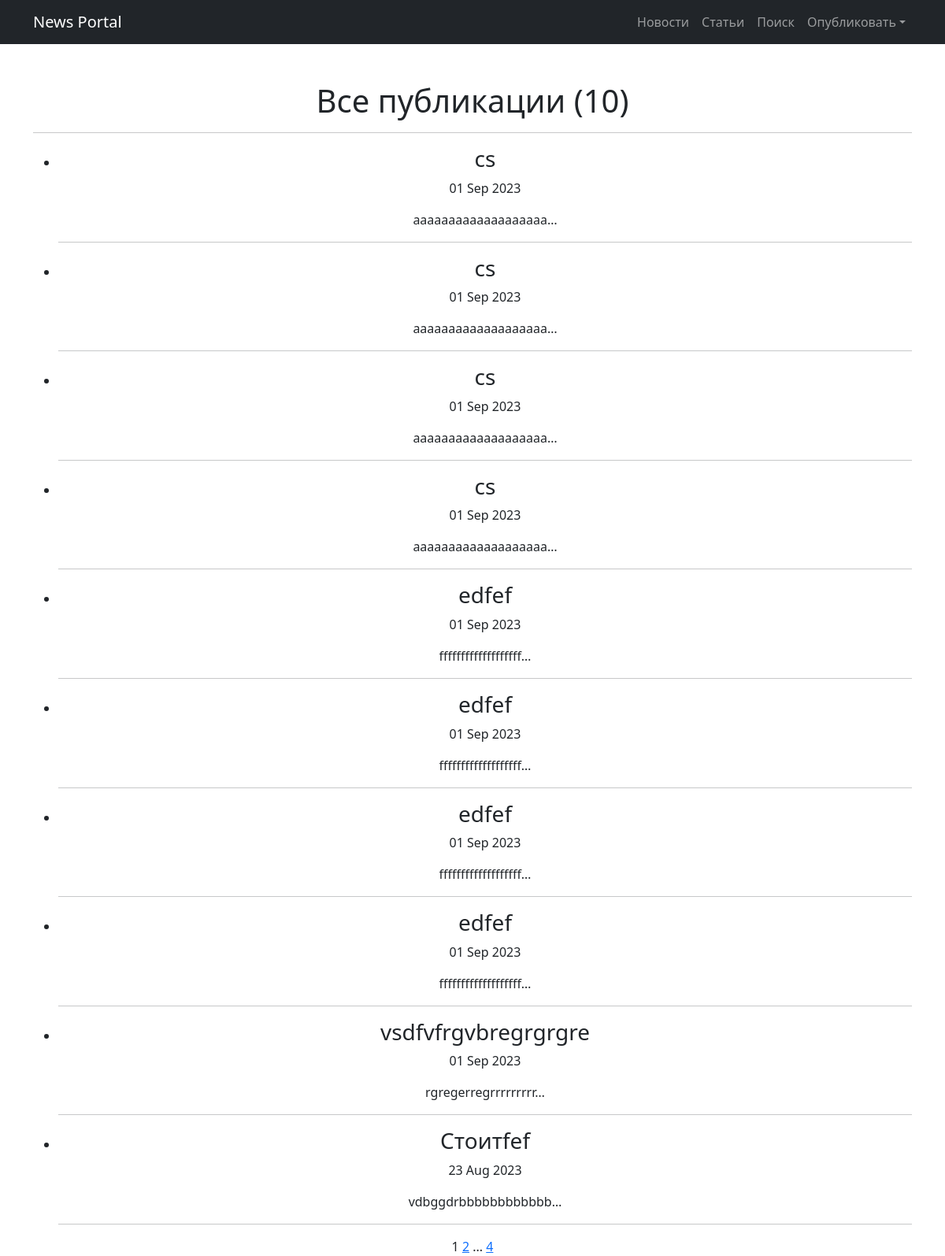
The app's page /posts/, older data.
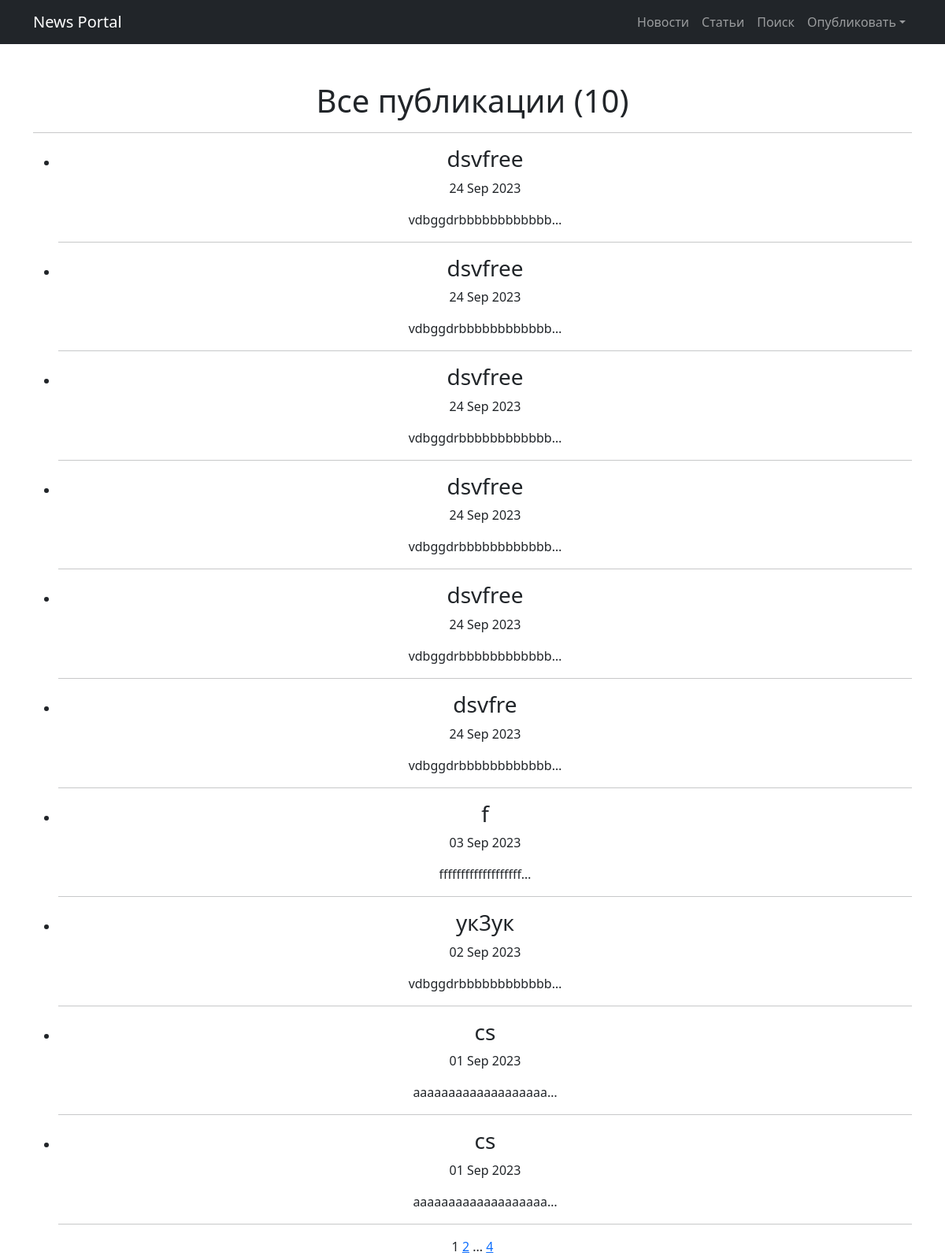
The same page, newer data.
### news/models.py (models this page shows, shortened)
class Post(models.Model):
    article = 'AR'
    news = 'NW'
    post_type = [
        (article, 'Статья'),
        (news, 'Новость')
    ]
    author = models.ForeignKey(Author, on_delete=models.PROTECT)
    type_post = models.CharField(max_length=2, choices=post_type)
    time_create = models.DateTimeField(auto_now_add=True)
    category = models.ManyToManyField(Category, through='PostCategory')
    header = models.CharField(max_length=150)
    text = models.TextField(default='Пост')
    rating = models.IntegerField(default=0)

### news/views.py (the view)
# urls.py: path('', cache_page(60)(Posts.as_view()), name='posts'),
class Posts(ListView):
    model = Post
    ordering = '-time_create'
    template_name = 'posts.html'
    context_object_name = 'posts'
    paginate_by = 10

### news/templatetags/my_filters.py (called while the page is built)
@register.filter()
def censor(text):
    censored_text = text
    bad_words = ['выходные', 'Выходные', 'синоптик', 'Синоптик', ]
    if type(text) is str:
        for bad_word in bad_words:
            censored_text = censored_text.replace(bad_word, bad_word[0] + '*' * (len(bad_word) - 1) + bad_word[-1])
    else:
        raise TypeError
    return censored_text

### templates/posts.html (shortened to what this page needs)
{% extends 'flatpages/default.html' %}\
{% load my_filters %}
{% block content %}
    <h1>Все публикации ({{posts|length}})</h1>
    <hr>
    {% if posts %}
        <ul>
            {% for post in posts %}
                <li>
                    <h3>{{ post.header|censor }}</h3>
                    <p>{{ post.time_create|date:'d M Y' }}</p>
                    <p>{{ post.text|truncatechars:20|censor }}</p>
                </li>
                <hr>
            {% endfor %}
        </ul>
    {% else %}
        <h2>Публикаций нет</h2>
    {% endif %}
   {{ page_obj.number }}
   {% if page_obj.has_next %}
       <a href="?page={{ page_obj.next_page_number }}">{{ page_obj.next_page_number }}</a>
       {% if paginator.num_pages != page_obj.next_page_number %}
           ...
           <a href="?page={{ page_obj.paginator.num_pages }}">{{ page_obj.paginator.num_pages }}</a>
       {% endif %}
   {% endif %}
{% endblock content %}

Row changes from the older to the newer data that the page shows:
no longer on this page (row unchanged): Post: header|censor "cs", time_create "01 Sep 2023", text|censor "aaaaaaaaaaaaaaaaaaa…"
no longer on this page (row unchanged): Post: header|censor "cs", time_create "01 Sep 2023", text|censor "aaaaaaaaaaaaaaaaaaa…"
no longer on this page (row unchanged): Post: header|censor "edfef", time_create "01 Sep 2023", text|censor "fffffffffffffffffff…"
no longer on this page (row unchanged): Post: header|censor "edfef", time_create "01 Sep 2023", text|censor "fffffffffffffffffff…"
no longer on this page (row unchanged): Post: header|censor "edfef", time_create "01 Sep 2023", text|censor "fffffffffffffffffff…"
no longer on this page (row unchanged): Post: header|censor "edfef", time_create "01 Sep 2023", text|censor "fffffffffffffffffff…"
no longer on this page (row unchanged): Post: header|censor "vsdfvfrgvbregrgrgre", time_create "01 Sep 2023", text|censor "rgregerregrrrrrrrrr…"
no longer on this page (row unchanged): Post: header|censor "Стоитfef", time_create "23 Aug 2023", text|censor "vdbggdrbbbbbbbbbbbb…"
added Post: header|censor "dsvfree", time_create "24 Sep 2023", text|censor "vdbggdrbbbbbbbbbbbb…"
added Post: header|censor "dsvfree", time_create "24 Sep 2023", text|censor "vdbggdrbbbbbbbbbbbb…"
added Post: header|censor "dsvfree", time_create "24 Sep 2023", text|censor "vdbggdrbbbbbbbbbbbb…"
added Post: header|censor "dsvfree", time_create "24 Sep 2023", text|censor "vdbggdrbbbbbbbbbbbb…"
added Post: header|censor "dsvfree", time_create "24 Sep 2023", text|censor "vdbggdrbbbbbbbbbbbb…"
added Post: header|censor "dsvfre", time_create "24 Sep 2023", text|censor "vdbggdrbbbbbbbbbbbb…"
added Post: header|censor "f", time_create "03 Sep 2023", text|censor "fffffffffffffffffff…"
added Post: header|censor "ук3ук", time_create "02 Sep 2023", text|censor "vdbggdrbbbbbbbbbbbb…"
